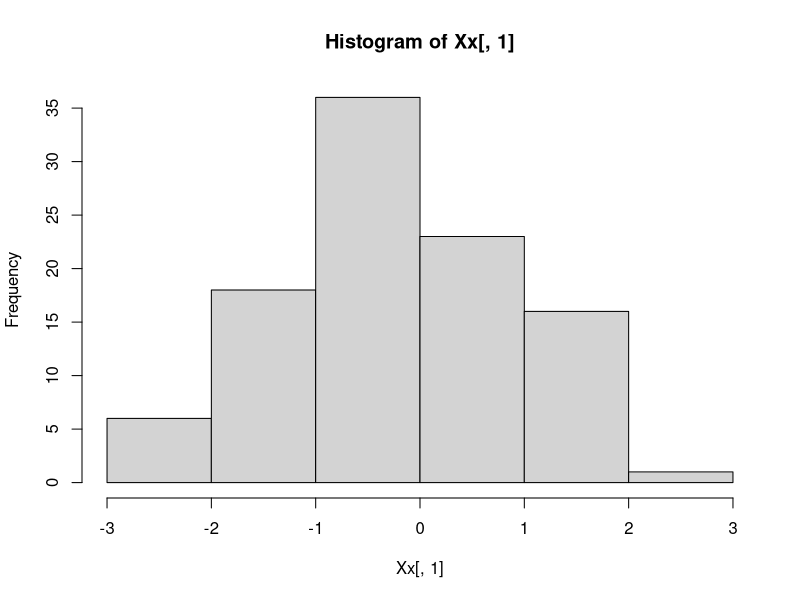
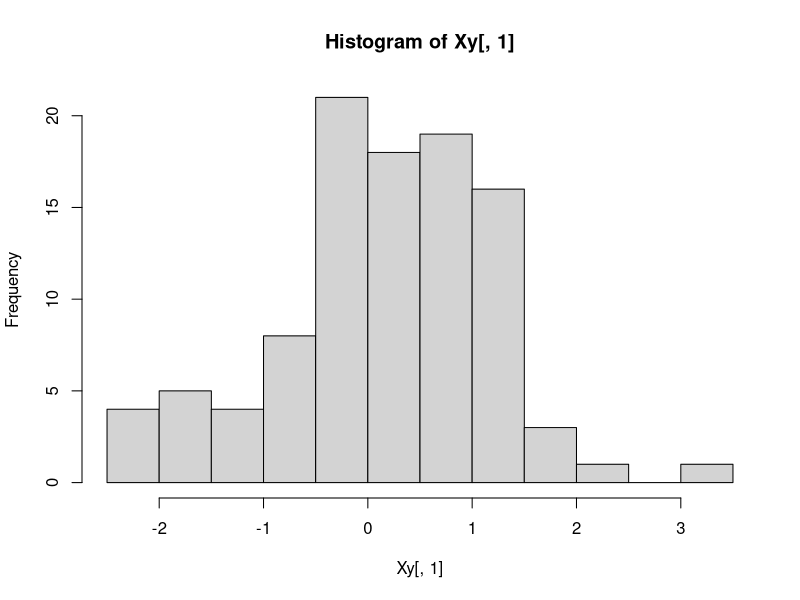
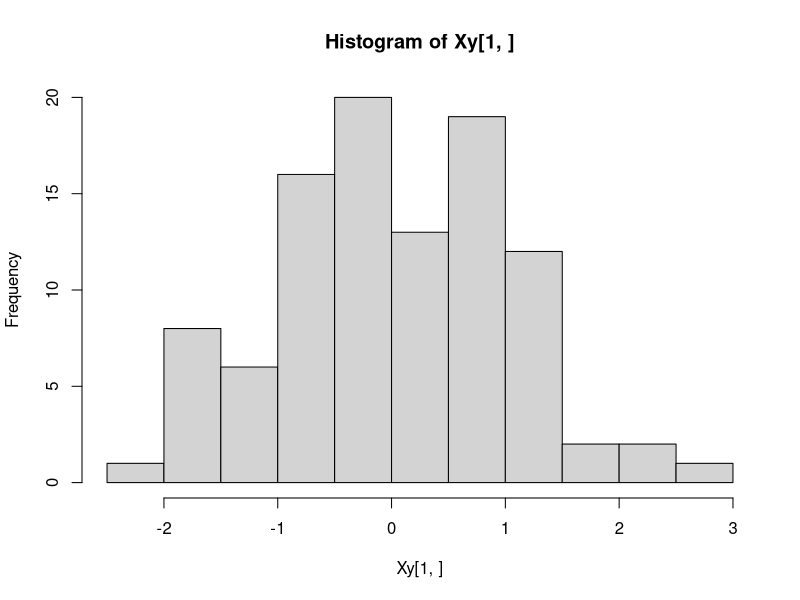

Reproduce these figures in R, in order.
library(MASS)
n = 100
Xx = mvrnorm(n,rep(0,100),diag(100))
hist(Xx[,1])
cor(Xx[,2],Xx[,6])
cor(Xx[2,],Xx[3,])
min(cor(Xx)-diag(100))
max(cor(t(Xx))-diag(100))

Xy = matrix(rnorm(n*100),n,100)
hist(Xy[,1])
hist(Xy[1,])
cor(Xy[,2],Xy[,3])
cor(Xy[1,],Xy[3,])
min(cor(Xy)-diag(100))
max(cor(t(Xy))-diag(100))

sourcecode_mvrnorm = function (n = 1, mu, Sigma, tol = 1e-06, empirical = FALSE, 
                               EISPACK = FALSE) 
{
  p <- length(mu)
  if (!all(dim(Sigma) == c(p, p))) 
    stop("incompatible arguments")
  if (EISPACK) 
    stop("'EISPACK' is no longer supported by R", domain = NA)
  eS <- eigen(Sigma, symmetric = TRUE)
  ev <- eS$values
  print(eS$vectors)
  print(diag(sqrt(pmax(ev, 0)), p))
  if (!all(ev >= -tol * abs(ev[1L]))) 
    stop("'Sigma' is not positive definite")
  X <- matrix(rnorm(p * n), n)
  print(X)
  if (empirical) {
    X <- scale(X, TRUE, FALSE)
    X <- X %*% svd(X, nu = 0)$v
    X <- scale(X, FALSE, TRUE)
  }
  X <- drop(mu) + eS$vectors %*% diag(sqrt(pmax(ev, 0)), p) %*% 
    t(X)
  nm <- names(mu)
  if (is.null(nm) && !is.null(dn <- dimnames(Sigma))) 
    nm <- dn[[1L]]
  dimnames(X) <- list(nm, NULL)
  if (n == 1) 
    drop(X)
  else t(X)
}
Xx = sourcecode_mvrnorm(3,rep(0,4),diag(4))
print(Xx)
